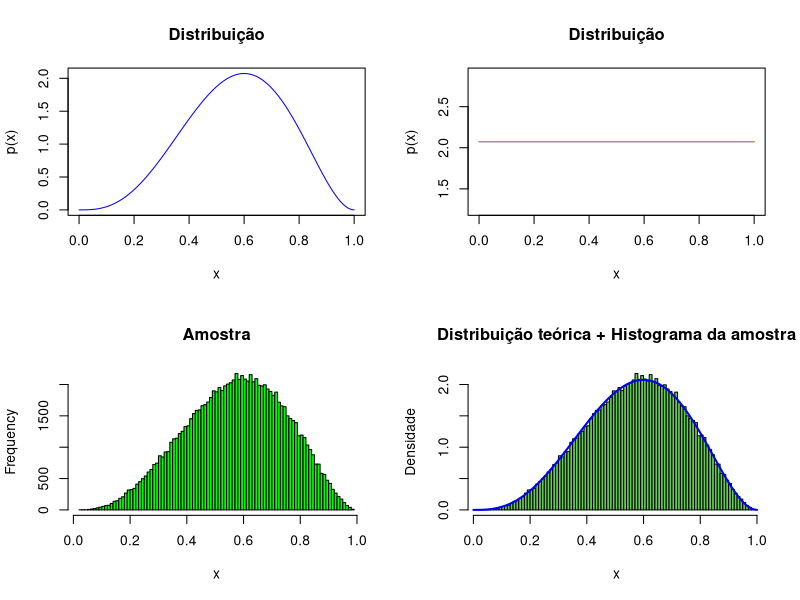

This chart was generated by the following R code:
p <- function(x)
{
  return (60 * x^3 * (1 - x)^2)
}

h <- function(X)
{
  return (rep(1, length(X)))
}

inversaHx <- function(x)
{
  return (x)
}

gerarAmostraX <- function(nSamples)
{
  count <- 0
  X <- rep(0, nSamples)
  c <- p(3/5) / h(3/5)
  
  # x que maximiza p(x)/h(x) é 3/5 e, pelo Método da Rejeição,
  # o valor de c deve ser calculado neste ponto.
  
  for (i in 1:nSamples)
  {
    repeat
    {
      count <- count +1
      u1 <- runif(1)    # para gerar amostra de h(x)
      y  <- inversaHx(u1) 
      u2 <- runif(1) 
      
      if (u2 <= p(y) / (c*h(y)))
      {
        X[i] <- y
        break
      }
    }
  }
  
  return (X)
}

par(mfrow=c(2,2))

#p(x)
valorX <- seq(0, 1, length.out = 100)
valorY <- p(valorX)

plot(valorX, valorY,
     type = "l",
     col = "blue",
     main = "Distribuição",
     xlab = "x",
     ylab = "p(x)")

# p(x) e h(x)
valorXH <- seq(0, 1, length.out = 100)
c <- p(3/5) / h(3/5)
valorYH <- c * h(valorXH)

plot(valorXH, valorYH,
     type = "l",
     col = "blue",
     main = "Distribuição",
     xlab = "x",
     ylab = "p(x)")

lines (valorXH, valorYH, col = "orange")

#gerando a amostra
nSamples <- 100000
X <- gerarAmostraX(nSamples)

hist(X, breaks = 100,
     col = "green",
     main = "Amostra",
     xlab = "x")

# p(x) e a amostra
hist(X, breaks = 100, probability = TRUE,
     col = 3,
     main = "Distribuição teórica + Histograma da amostra",
     xlab = "x",
     ylab = "Densidade")

lines(valorX, valorY, col = "blue", lwd = 2)

#legend("topleft",
 #      legend = c("Distribuição teórica", "Histograma (densidade)"),
  #     col = c("blue", "green"),
   #    lwd = c(2, 10))
